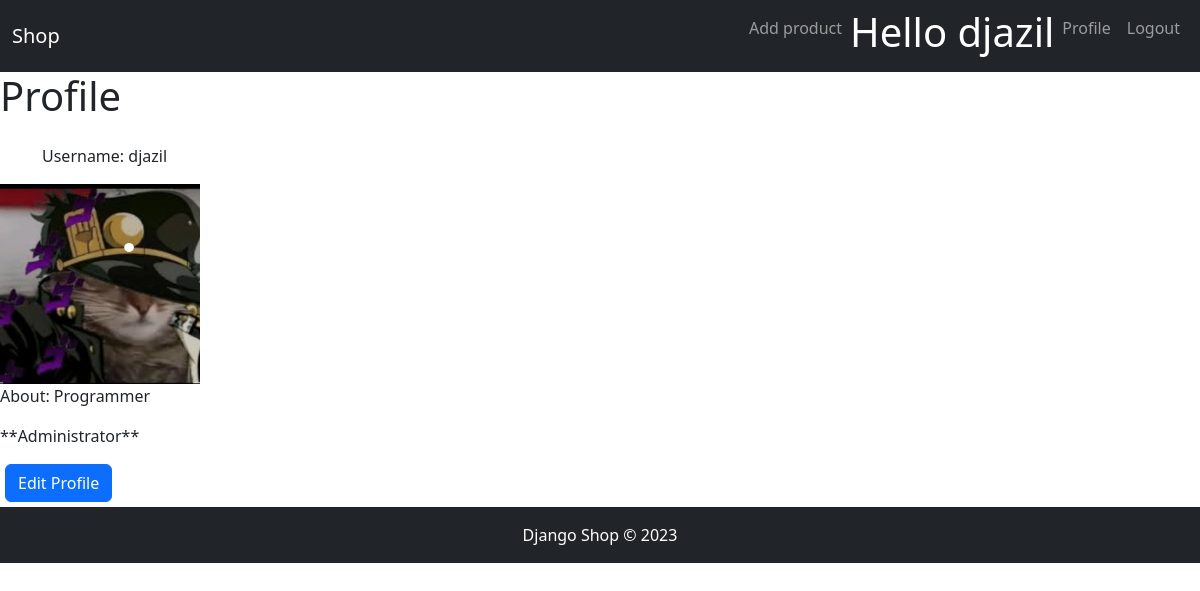
/profile/ (signed in), run on the app's committed database.
### shopapp/models.py (models this page shows, shortened)
class Seller(models.Model):
    username = models.CharField(max_length=255)
    about = models.TextField(blank=True)
    avatar = models.FileField(upload_to='images/', blank=True)

### shopapp/views.py (the view)
# urls.py: path('profile/', views.profile, name='profile'),
def profile(request):
    seller = Seller.objects.get(pk=request.user.id)
    return render(request, 'profile.html', {'seller': seller})

### shopapp/templates/profile.html
{% extends 'base.html' %}
{% block content %}
<h1>Profile</h1>
<div class="container mt-4">
<p>Username: {{ user.username }}</p>
</div>
{% if seller.avatar %}
<img src="{{ seller.avatar.url }}" alt="" width="200px" height="200px">
{% endif %}
{% if seller.about %}
<p>About: {{ seller.about }}</p>
{% endif %}
{% if user.is_superuser %}
<p>**Administrator**</p>
{% endif %}
<div style="margin:5px">
<a class="btn btn-primary" href="/edit_profile/">Edit Profile</a>
</div>
{% endblock %}

### shopapp/templates/base.html (shortened to what this page needs)
<!DOCTYPE html>
<html lang="ru">
<head>
    <link rel="stylesheet" href="https://cdn.jsdelivr.net/npm/bootstrap@5.3.2/dist/css/bootstrap.min.css">
</head>
<body>
    <header>
        <nav class="navbar navbar-expand-lg navbar-dark bg-dark">
            <div class="container-fluid">
                <a class="navbar-brand" href="{% url 'catalog' %}">Shop</a>
                <div class="collapse navbar-collapse" id="navbarSupportedContent">
                        <ul class="navbar-nav ms-auto">
                            {% if user.is_authenticated %}
                            <li class="nav-item">
                                <a class="nav-link" href="{% url 'add_product' %}">Add product</a>
                            </li>
                            <li class="nav-item">
                                <h1 style="color: white">Hello {{ request.user }}</h1>
                            </li>
                            <li class="nav-item">
                                <a class="nav-link" href="{% url 'profile' %}">Profile</a>
                            </li>
                            <li class="nav-item">
                                <a class="nav-link" href="{% url 'logout' %}">Logout</a>
                            </li>
                        {% endif %}
                    </ul>
                </div>
            </div>
        </nav>
    </header>
    <main>
        {% block content %}
        {% endblock %}
    </main>
    <footer class="bg-dark text-white text-center p-3">
        Django Shop &copy; 2023
    </footer>
</body>
</html>

### data on the page
Seller: avatar (picture), about "Programmer"

### other printed values
{{ request.user }} "djazil"
{{ user.username }} "djazil"
